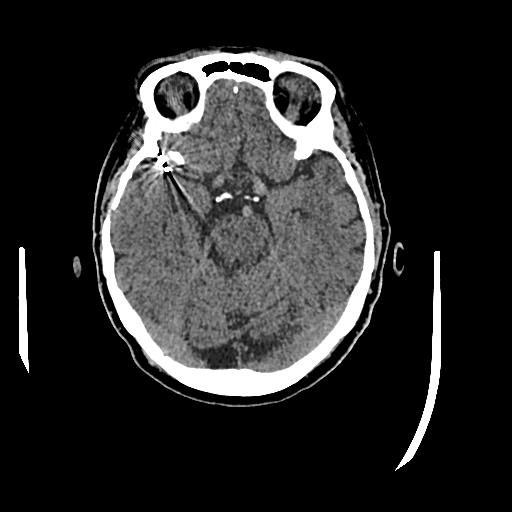
#> input picture 35.jpg, 512 x 512 px
$ python main.py
#> lines starting #> are read from the running program, lines starting #| are printed output that depends on the picture
import imageio.v2 as imageio
import matplotlib.pyplot as plt
import numpy as np
from scipy import ndimage as ndi
import os

def process_image(image_path):
#> called with image_path = '35.jpg'
    try:
        # Lee la imagen JPG
        im = imageio.imread(image_path)
#> im is the input picture: shape (512, 512, 3); min 0, max 255, mean 41.8
    except FileNotFoundError:
        print(f"Archivo no encontrado: {image_path}")
        return None, None
    except Exception as e:
        print(f"Error al leer la imagen {image_path}: {e}")
        return None, None

    print(f"Procesando imagen: {image_path}")
    print("Tipo devuelto:", type(im))
#| Tipo devuelto: <class 'numpy.ndarray'>
    print('Metadata de la imagen:')

    # Comprueba si 'im' tiene el atributo 'meta' y se imprime si existe.
    if hasattr(im, 'meta'):
        print(im.meta)
        print("Claves o número de metadatos disponible:")
        print(im.meta.keys())
    else:
        print("No hay metadatos disponibles para esta imagen.")

    print("Contenido del archivo:")
    print(im)
#> (printed output is left out)
    print('Forma del array de imagen:', im.shape)
#| Forma del array de imagen: (512, 512, 3)

    # Convertir a escala de grises
    im_gray = np.dot(im[...,:3], [0.2989, 0.5870, 0.1140])

    # Definición del kernel para la detección de bordes verticales
    weights = np.array([
        [1, 0, -1],
        [1, 0, -1],
        [1, 0, -1]
    ])

    # Convolución de la imagen en escala de grises con el filtro de detección de bordes
    edges = ndi.convolve(im_gray, weights)
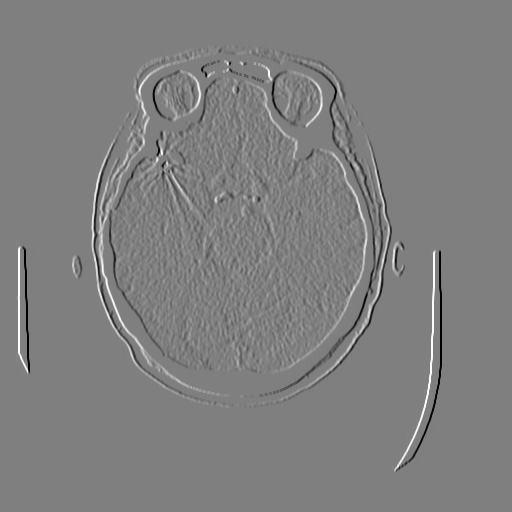
#> edges: shape (512, 512) float64; min -764.9, max 764.9, mean 0; drawn with min black and max white

    return edges, im

def calculate_histogram(image):
    hist, bin_edges = np.histogram(image.flatten(), bins=256, range=(0, 255))
#> hist = 256 values, max 520485 at index 0, min 48 at index 223, mean 3072; bin_edges = 257 values from 0 to 255
    return hist

# Lista de imágenes a procesar
image_files = ['35.jpg', '36.jpg', '37.jpg', '38.jpg']
output_files = ['imageAnalisys/borderdetectrionImg_35.jpg',
                'imageAnalisys/borderdetectrionImg_36.jpg',
                'imageAnalisys/borderdetectrionImg_37.jpg',
                'imageAnalisys/borderdetectrionImg_38.jpg']

# Crear directorio de salida si no existe
os.makedirs('imageAnalisys', exist_ok=True)

# Acumular histogramas de todas las imágenes
total_hist = np.zeros(256)

# Procesar cada imagen
for image_file, output_file in zip(image_files, output_files):
    edges, im = process_image(image_file)
    if edges is None or im is None:
        continue

    hist = calculate_histogram(im)
    total_hist += hist
#> total_hist has the same summary as hist in calculate_histogram

    # Dibujar la imagen original y la imagen con bordes
    fig, ax = plt.subplots(1, 2)
    ax[0].imshow(im)
    ax[0].axis('off')
    ax[0].set_title('Original')

    ax[1].imshow(edges, cmap='seismic', vmin=-150, vmax=150)
    ax[1].axis('off')
    ax[1].set_title('Detección de bordes')

    plt.savefig(output_file, bbox_inches='tight', pad_inches=0)
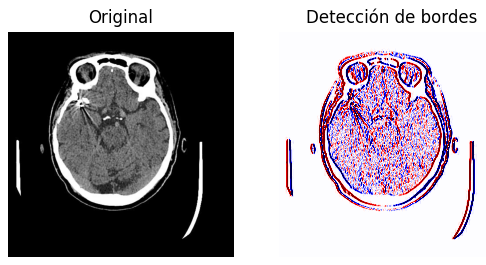
#> figure drawn by matplotlib, 2 panels
    plt.show()
#> pass 2 of the loop `for image_file, output_file in zip(image_files, output_files):`:
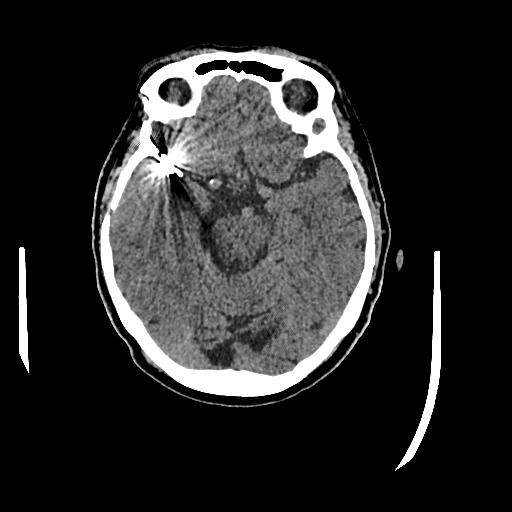
#> input picture 36.jpg, 512 x 512 px
#> in process_image, im is the input picture: shape (512, 512, 3); min 0, max 255, mean 42.3
#| Tipo devuelto: <class 'numpy.ndarray'>
#> (printed output is left out)
#| Forma del array de imagen: (512, 512, 3)
#> in process_image (call 2), `edges = ndi.convolve(im_gray, weights)`:
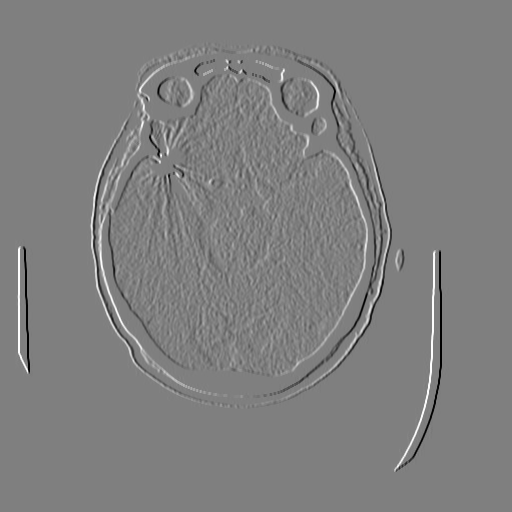
#> edges: shape (512, 512) float64; min -764.9, max 764.9, mean 0; drawn with min black and max white
#> `hist = calculate_histogram(im)`: hist = 256 values, max 519930 at index 0, min 48 at index 221, mean 3072
#> total_hist = 256 values, max 1040415 at index 0, min 144 at index 221, mean 6144
#> `plt.savefig(output_file, bbox_inches='tight', pad_inches=0)`:
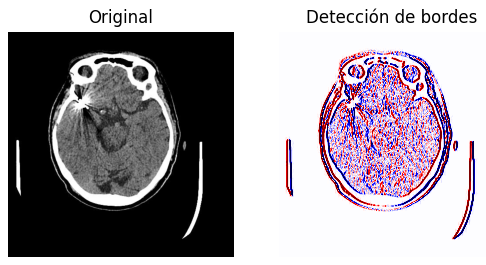
#> figure drawn by matplotlib, 2 panels
#> pass 3 of the loop `for image_file, output_file in zip(image_files, output_files):`:
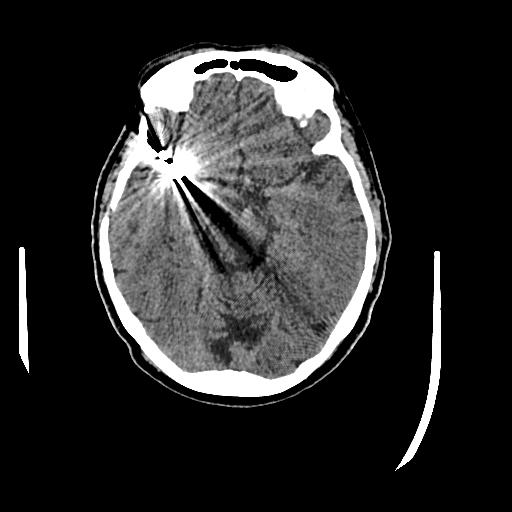
#> input picture 37.jpg, 512 x 512 px
#> in process_image, im is the input picture: shape (512, 512, 3); min 0, max 255, mean 43.8
#| Tipo devuelto: <class 'numpy.ndarray'>
#> (printed output is left out)
#| Forma del array de imagen: (512, 512, 3)
#> in process_image (call 3), `edges = ndi.convolve(im_gray, weights)`:
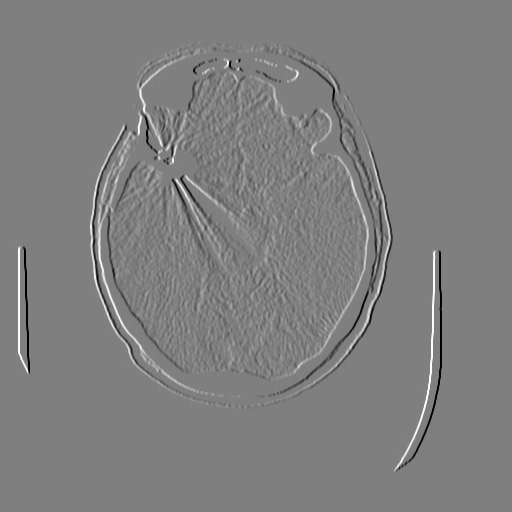
#> edges: shape (512, 512) float64; min -764.9, max 764.9, mean 0; drawn with min black and max white
#> `hist = calculate_histogram(im)`: hist = 256 values, max 521394 at index 0, min 78 at index 215, mean 3072
#> total_hist = 256 values, max 1561809 at index 0, min 231 at index 215, mean 9216
#> `plt.savefig(output_file, bbox_inches='tight', pad_inches=0)`:
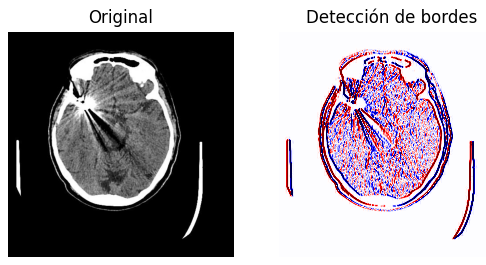
#> figure drawn by matplotlib, 2 panels
#> the loop made 4 passes; the first 3 are shown

# Mostrar el histograma acumulado
plt.figure()
plt.plot(total_hist)
plt.title("Histograma acumulado")
plt.xlabel("Valor de píxel")
plt.ylabel("Frecuencia")
plt.savefig('imageAnalisys/total_histogram.jpg')
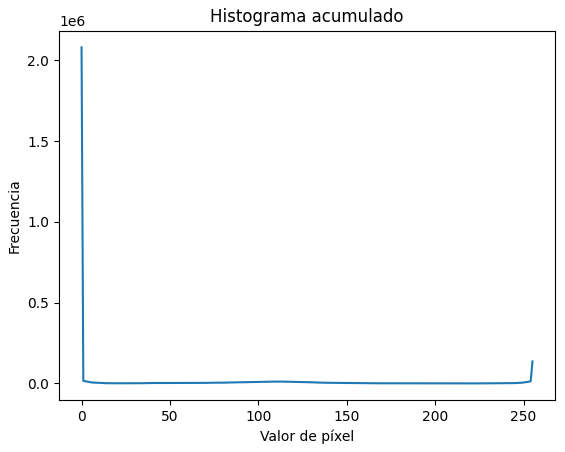
#> figure drawn by matplotlib, 1 panel; curve peaks at x = 0, y = 2080740
plt.show()
